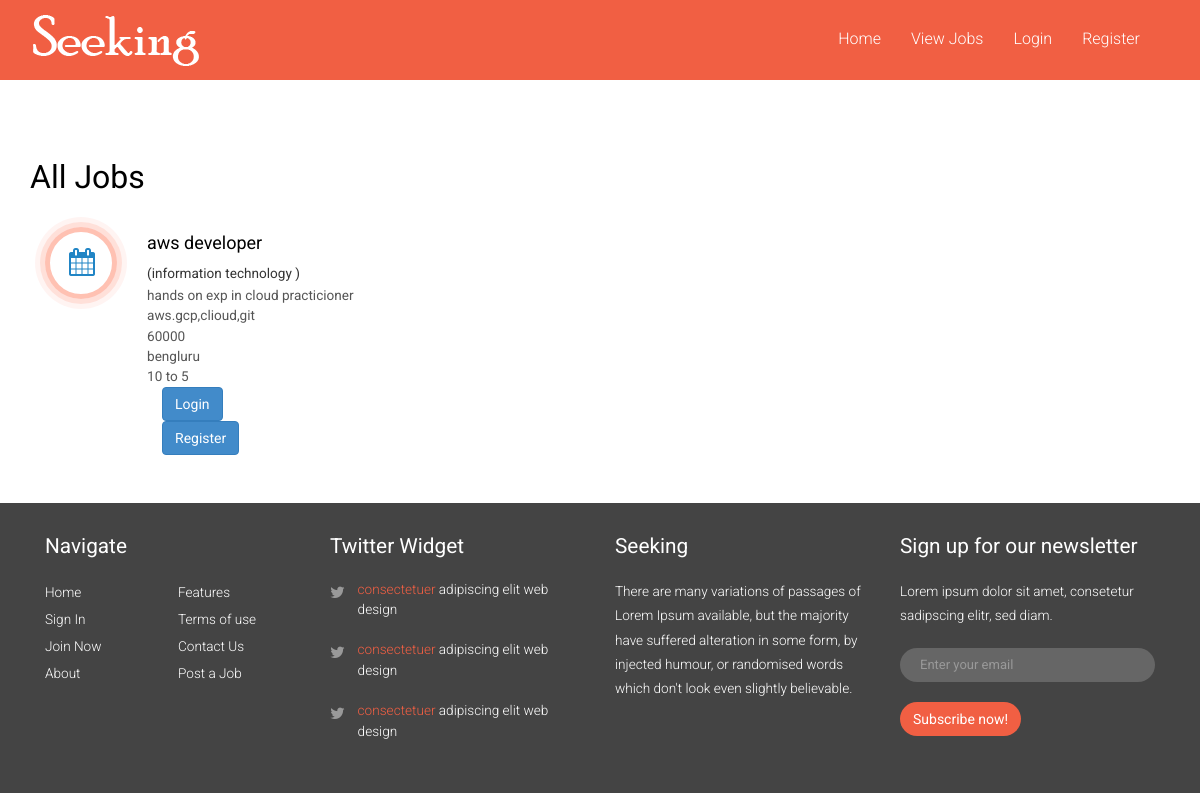
The page /single.php?jbid=11 on the database its author committed.
### tables this page shows
CREATE TABLE `jobs` (
  `jobid` int(11) NOT NULL,
  `name` varchar(50) NOT NULL,
  `description` varchar(500) NOT NULL,
  `skill` varchar(100) NOT NULL,
  `timing` varchar(50) NOT NULL,
  `date` date NOT NULL,
  `salary` int(11) NOT NULL,
  `location` varchar(100) NOT NULL,
  `catid` int(11) NOT NULL
);

CREATE TABLE `categories` (
  `catid` int(11) NOT NULL,
  `name` varchar(50) NOT NULL
);

### single.php (the view, shortened to what this page needs)
<!DOCTYPE HTML>
<html>
<head>
<link href="css/bootstrap-3.1.1.min.css" rel='stylesheet' type='text/css' />
<link href="css/style.css" rel='stylesheet' type='text/css' />
<link href="css/font-awesome.css" rel="stylesheet">
</head>
<body>
<?php include('header.php'); ?>
<?php include('connection.php'); ?>
<div class="container">
    <div class="single">
       <div class="box_2">
       	<h3>All Jobs</h3>
       	 <?php
       	 	if(isset($_GET['jbid']))
       	 	{
       	 	$id = $_GET['jbid'];
		       $sql ="SELECT jobs.jobid, jobs.name, categories.name AS 'catname',jobs.description,jobs.skill,jobs.timing,jobs.date,jobs.salary,jobs.location FROM jobs INNER JOIN categories ON jobs.catid = categories.catid WHERE jobs.jobid= '$id' ORDER BY jobs.jobid DESC";
		         $res = mysqli_query($conn, $sql);
             $jobdata = mysqli_fetch_assoc( $res);
                 ?>
     <div class="col-md-4 icon-service">
       		<div class="icon">
				<i class="fa fa-calendar"></i>
			</div>
			<div class="icon-box-body">
			<h4><?php echo $jobdata['name'];  ?></h4>
			<small>(<?php echo $jobdata['catname']; ?> )</small>
			<p><?php echo $jobdata['description'];  ?></p>
			<p><?php echo $jobdata['skill'];  ?></p>
			<p><?php echo $jobdata['salary'];  ?></p>
			<p><?php echo $jobdata['location'];  ?></p>
         <p><?php echo $jobdata['timing'];  ?></p>
         <div class="col-sm-2">
          <?php
           if(isset($_SESSION['type']))
           {
             if ($_SESSION['type'] == 2)
              {
             	echo '<a href="apply.php" class="btn btn-primary">Apply now</a> ' ;
             }
            elseif ($_SESSION['type'] == 1)
              {
             	echo '<a href="login.php" class="btn btn-primary">Login</a> ' ;
               echo "<br>";
                echo '<a href="register.php" class="btn btn-primary">Register</a> ' ;
             }
           }
            else
             {
               echo '<a href="login.php" class="btn btn-primary">Login</a> ' ;
               echo "<br>";
                echo '<a href="register.php" class="btn btn-primary">Register</a> ' ;
             }
           ?>
        </div>
			</div>
		</div>
		<?php
	          }
  else{
  	echo "<script>window.location='viewjobs.php';</script>";
  }
		?>
      </div>
	</div>
</div>
<?php include('footer.php'); ?>
</body>
</html>

### css/style.css (style rules this page uses)
h4, h5, h6, h1, h2, h3 { margin-top: 0; }
p { margin: 0; }
html, body { font-family: 'Roboto', sans-serif; font-size: 100%; background:#fff; }
body a { transition:0.5s all; -webkit-transition:0.5s all; -moz-transition:0.5s all; -o-transition:0.5s all; -ms-transition:0.5s all; }
.single { padding:5em 0; }
.box_2 h3, .box_1 h3, .box_3 h3 { color:#000; font-size:2em; margin-bottom:1em; font-weight: 400; }
.icon-service { margin-bottom:3em; }
.icon-service .icon { float: left; width: 72px; height: 72px; line-height: 72px; margin-right: 30px; font-size: 28px; text-align: center; background: #fff; color:#2185C5; position: relative; border-radius: 50%; -webkit-box-shadow: inset 0 0 0 5px rgba(255, 50, 0, 0.3); box-shadow: inset 0 0 0 5px rgba(255, 50, 0, 0.3); -webkit-transition: 0.3s; transition: 0.3s; }
.icon-service .icon:before { content: ""; display: block; position: absolute; width: 100%; height: 100%; z-index: 2; border-radius: 50%; top: 0; left: 0; padding: 0; -webkit-box-shadow: 0 0 0 5px rgba(255, 50, 0, 0.1); box-shadow: 0 0 0 5px rgba(255, 50, 0, 0.1); -webkit-transition: 0.3s; transition: 0.3s; }
.icon-service .icon i { position: relative; z-index: 2; margin: -2px 0 0 2px; }
.icon-service .icon:after { content: ""; display: block; position: absolute; width: 100%; height: 100%; z-index: 2; border-radius: 50%; top: 0; left: 0; padding: 0; -webkit-box-shadow: 0 0 0 10px rgba(255, 50, 0, 0.05); box-shadow: 0 0 0 10px rgba(255, 50, 0, 0.05); -webkit-transition: 0.3s; transition: 0.3s; }
.icon-service .icon-box-body { overflow: hidden; position: relative; z-index: 2; }
.icon-box-body h4 { padding-top: 6px; margin-bottom: .5em; color:#000; font-weight: 400; }
.icon-box-body p { color:#555; font-size:0.85em; line-height:1.5em; }
.box_2 { margin-bottom:3em; }
.headings h1, h2,h3,h4,h5,h6 { font-weight:400; }

### rows shown on the page
jobs: name "aws developer", catid.name "information technology", description "hands on exp in cloud practicioner", skill "aws.gcp,clioud,git", salary "60000", location "bengluru", timing "10 to 5"
